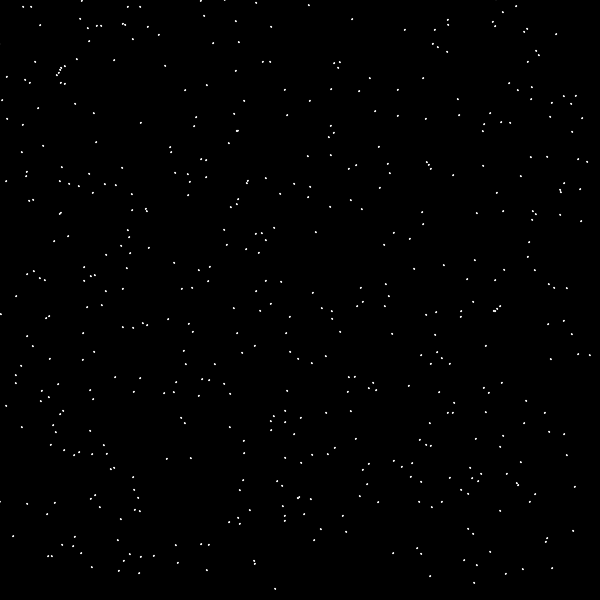
Frame 1 (no input)
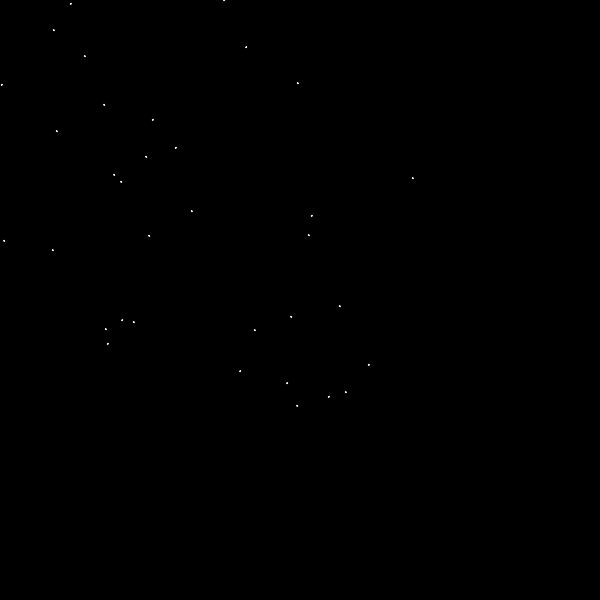
Frame 60 (the mouse pressed at the canvas centre just before this capture)
Frame 120 (the mouse held since frame 60 and released just before this capture): identical to frame 60, image omitted

The Processing sketch that drew these frames (run headless with seeded random() and noise(); from frame 60 on, the mouse is pressed at the canvas centre):

// Processing sketch: processing_6368
// ── processing_6368.pde

Bubble[] b;

void setup()
{
  size(600,600);
  smooth();
  stroke(240);
  fill(255);
  frameRate(5000);

  b = new Bubble[1500];
  for(int i=0; i<b.length; i++)
  {
    b[i] = new Bubble();
    b[i].x = random(width);
    b[i].y = random(height);
    b[i].d = (int)random(-1,2);
    b[i].v = (int)random(1,10);
  }
}

void draw()
{
  background(0);
  for(int i=0; i<b.length; i++)
  {
    b[i].move();
    b[i].show();
  }
}

class Bubble
{
  float x, y;
  int d, v;

  void show()
  {
    ellipse(x,y, d,d);
  }

  void move()
  {
    x += ( mouseX - width/2  ) * 0.01 * v;
    y += ( mouseY - height/2 ) * 0.01 * v;
  }
}
